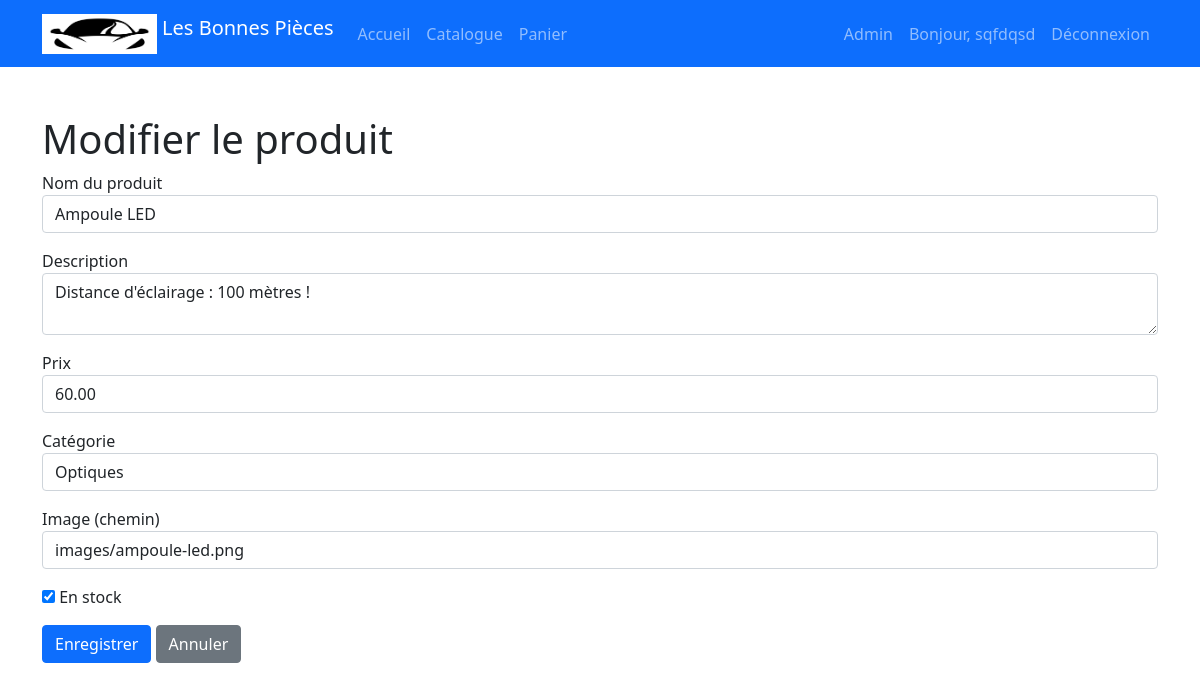
Page /admin_product_edit.php?id=1 (signed in) on the committed database.
### tables this page shows
CREATE TABLE `products` (
  `product_id` int(11) NOT NULL,
  `name` varchar(200) NOT NULL,
  `description` text DEFAULT NULL,
  `price` decimal(10,2) NOT NULL,
  `category` varchar(100) DEFAULT NULL,
  `image` varchar(255) DEFAULT NULL,
  `disponibilite` tinyint(1) DEFAULT 1,
  `created_at` timestamp NOT NULL DEFAULT current_timestamp()
);

### admin_product_edit.php (the view, shortened to what this page needs)
<?php
require_once(__DIR__ . '/config/database.php');
$productId = $_GET['id'] ?? 0;
$stmt = $pdo->prepare("SELECT * FROM products WHERE product_id = ?");
$stmt->execute([$productId]);
$product = $stmt->fetch();
?>
<!DOCTYPE html>
<html lang="fr">
<head>
    <link href="https://cdn.jsdelivr.net/npm/bootstrap@5.0.2/dist/css/bootstrap.min.css" rel="stylesheet">
</head>
<body>
<?php require_once(__DIR__ . '/navbar.php'); ?>
<div class="container my-5">
    <h1>Modifier le produit</h1>
    <form method="POST">
        <div class="mb-3">
            <label>Nom du produit</label>
            <input type="text" class="form-control" name="name" value="<?php echo $product['name']; ?>" required>
        </div>
        <div class="mb-3">
            <label>Description</label>
            <textarea class="form-control" name="description"><?php echo $product['description']; ?></textarea>
        </div>
        <div class="mb-3">
            <label>Prix</label>
            <input type="number" step="0.01" class="form-control" name="price" value="<?php echo $product['price']; ?>" required>
        </div>
        <div class="mb-3">
            <label>Catégorie</label>
            <input type="text" class="form-control" name="category" value="<?php echo $product['category']; ?>" required>
        </div>
        <div class="mb-3">
            <label>Image (chemin)</label>
            <input type="text" class="form-control" name="image" value="<?php echo $product['image']; ?>" required>
        </div>
        <div class="mb-3">
            <label>
                <input type="checkbox" name="disponibilite" <?php echo $product['disponibilite'] ? 'checked' : ''; ?>> En stock
            </label>
        </div>
        <button type="submit" class="btn btn-primary">Enregistrer</button>
        <a href="admin_products.php" class="btn btn-secondary">Annuler</a>
    </form>
</div>
</body>
</html>

### rows in the picture
products: name "Ampoule LED", description "Distance d'éclairage : 100 mètres !", price "60.00", category "Optiques", image "images/ampoule-led.png", disponibilite "☑"

### other values in the picture
$username "sqfdqsd"
